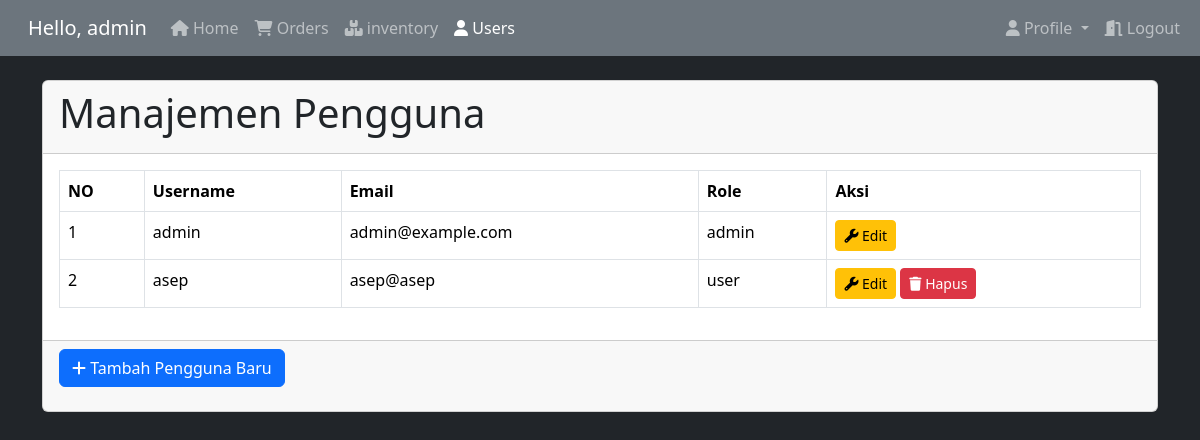
/admin/users.php (signed in), run on an earlier commit of the app's database.
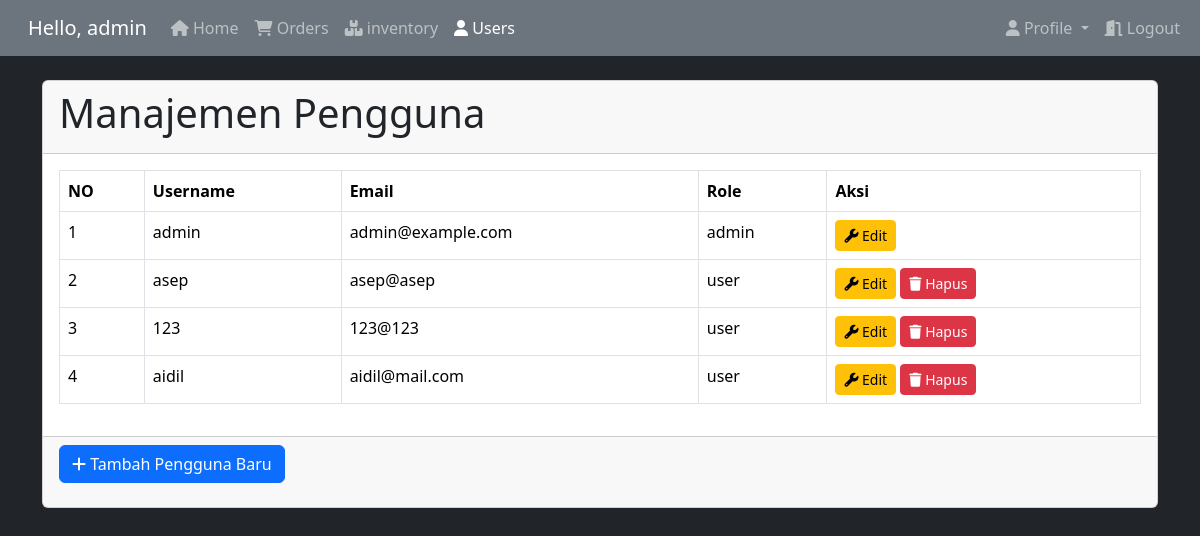
And on a later commit of the database.
### tables this page shows
CREATE TABLE `user` (
  `id` int NOT NULL,
  `username` varchar(255) NOT NULL,
  `password` varchar(255) NOT NULL,
  `email` varchar(100) NOT NULL,
  `role` varchar(10) DEFAULT NULL,
  `created_at` timestamp NULL DEFAULT CURRENT_TIMESTAMP,
  `updated_at` timestamp NULL DEFAULT CURRENT_TIMESTAMP ON UPDATE CURRENT_TIMESTAMP
);

### app/controller/UserController.php (called while the page is built, shortened)
<?php
class UserController
{
    private $conn;
    public function __construct($conn)
    {
        $this->conn = $conn;
    }
    public function getAllUsers()
    {
        $sql = "SELECT * FROM user";
        $result = $this->conn->query($sql);
        $users = [];
        if ($result->num_rows > 0) {
            while ($row = $result->fetch_assoc()) {
                $users[] = $row;
            }
        }
        return $users;
    }
}

### admin/users.php (the view, shortened to what this page needs)
<?php
require '../app/controller/UserController.php';
require '../layout/admin/header.php';
$controller = new UserController($conn);
$users = $controller->getAllUsers();
?>
<div class="container mt-4">
    <div class="card">
        <div class="card-header">
            <h1>Manajemen Pengguna</h1>
        </div>
        <div class="card-body">
            <table class="table table-bordered">
                <thead>
                    <tr>
                        <th>NO</th>
                        <th>Username</th>
                        <th>Email</th>
                        <th>Role</th>
                        <th>Aksi</th>
                    </tr>
                </thead>
                <tbody>
                    <?php $counter = 1; ?>
                    <?php foreach ($users as $user): ?>
                        <tr>
                            <td><?php echo $counter; ?></td>
                            <td><?php echo $user['username']; ?></td>
                            <td><?php echo $user['email']; ?></td>
                            <td><?php echo $user['role']; ?></td>
                            <td>
                                <?php if ($user['role'] === 'admin'): ?>
                                    <a href="edit_user.php?id=<?php echo $user['id']; ?>" class="btn btn-warning btn-sm"><i
                                            class="fa fa-wrench"></i> Edit</a>
                                <?php else: ?>
                                    <a href="edit_user.php?id=<?php echo $user['id']; ?>" class="btn btn-warning btn-sm"><i
                                            class="fa fa-wrench"></i> Edit</a>
                                    <a href="delete_user.php?id=<?php echo $user['id']; ?>" class="btn btn-danger btn-sm"
                                        onclick="return confirm('Apakah anda yakin ingin menghapus kategori ini?')"><i
                                            class="fa fa-trash"></i> Hapus</a>
                                <?php endif; ?>
                            </td>
                        </tr>
                        <?php $counter++; ?>
                    <?php endforeach; ?>
                </tbody>
            </table>
        </div>
        <div class="card-footer">
            <a href="create_user.php" class="btn btn-primary mb-3"><i class="fa fa-plus"></i> Tambah Pengguna
                Baru</a>
        </div>
    </div>
</div>
<?php
require '../layout/admin/footer.php';
?>

### layout/admin/header.php (shortened to what this page needs)
<!DOCTYPE html>
<html lang="en">
<head>
    <link href="https://cdn.jsdelivr.net/npm/bootstrap@5.3.3/dist/css/bootstrap.min.css" rel="stylesheet"
>
    <link rel="stylesheet" href="https://cdnjs.cloudflare.com/ajax/libs/font-awesome/6.5.2/css/all.min.css"
 />
</head>
<body class="bg-dark text-white">
    <nav class="navbar navbar-expand-lg navbar-dark bg-secondary">
        <div class="container-fluid">
            <a class="navbar-brand mx-3" href="#">Hello, <?php echo $_SESSION['username']; ?></a>
            <div class="collapse navbar-collapse" id="navbarNav">
                <ul class="navbar-nav me-auto mb-2 mb-lg-0">
                    <?php
                    $current_page = basename($_SERVER['PHP_SELF'], ".php");
                    ?>
                    <li class="nav-item">
                        <a class="nav-link <?php echo ($current_page == 'dashboard') ? 'active' : ''; ?>" aria-current="page" href="dashboard.php">
                            <i class="fa fa-home"></i> Home
                        </a>
                    </li>
                    <li class="nav-item">
                        <a class="nav-link <?php echo ($current_page == 'order') ? 'active' : ''; ?>" href="../admin/order.php">
                            <i class="fa fa-cart-shopping"></i> Orders
                        </a>
                    </li>
                    <li class="nav-item">
                        <a class="nav-link <?php echo ($current_page == 'inventory') ? 'active' : ''; ?>" href="../admin/inventory.php">
                            <i class="fa fa-boxes-stacked"></i> inventory
                        </a>
                    </li>
                    <li class="nav-item">
                        <a class="nav-link <?php echo ($current_page == 'users') ? 'active' : ''; ?>" href="../admin/users.php">
                            <i class="fa fa-user"></i> Users
                        </a>
                    </li>
                </ul>
                <ul class="navbar-nav ms-auto">
                    <li class="nav-item dropdown">
                        <a class="nav-link dropdown-toggle <?php echo ($current_page == 'profile') ? 'active' : ''; ?>" href="#" id="navbarDropdown" role="button"
                            data-bs-toggle="dropdown" aria-haspopup="true" aria-expanded="false">
                            <i class="fa fa-user"></i> Profile
                        </a>
                    </li>
                    <li class="nav-item">
                        <a class="nav-link <?php echo ($current_page == 'logout') ? 'active' : ''; ?>" href="../../logout.php"><i class="fa fa-door-open"></i> Logout
                        </a>
                    </li>
                </ul>
            </div>
        </div>
    </nav>

### layout/admin/footer.php (shortened to what this page needs)
</body>
</html>

What changed in the data, as far as the page shows it:
added user: username "123", email "123@123", role "user"
added user: username "aidil", email "aidil@mail.com", role "user"
